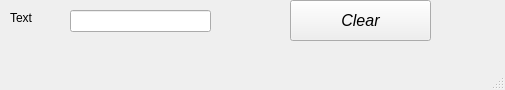
<?xml version="1.0" encoding="UTF-8"?>
<ui version="4.0">
 <class>MainWindow</class>
 <widget class="QMainWindow" name="MainWindow">
  <property name="geometry">
   <rect>
    <x>0</x>
    <y>0</y>
    <width>505</width>
    <height>90</height>
   </rect>
  </property>
  <property name="windowTitle">
   <string>MainWindow</string>
  </property>
  <widget class="QWidget" name="centralwidget">
   <widget class="QPushButton" name="pushButton">
    <property name="geometry">
     <rect>
      <x>290</x>
      <y>0</y>
      <width>141</width>
      <height>41</height>
     </rect>
    </property>
    <property name="font">
     <font>
      <pointsize>12</pointsize>
      <italic>true</italic>
     </font>
    </property>
    <property name="text">
     <string>Clear</string>
    </property>
   </widget>
   <widget class="QLineEdit" name="lineEdit">
    <property name="geometry">
     <rect>
      <x>70</x>
      <y>10</y>
      <width>141</width>
      <height>22</height>
     </rect>
    </property>
   </widget>
   <widget class="QLabel" name="label">
    <property name="geometry">
     <rect>
      <x>10</x>
      <y>10</y>
      <width>61</width>
      <height>16</height>
     </rect>
    </property>
    <property name="text">
     <string>Text</string>
    </property>
   </widget>
  </widget>
  <widget class="QMenuBar" name="menubar">
   <property name="geometry">
    <rect>
     <x>0</x>
     <y>0</y>
     <width>505</width>
     <height>21</height>
    </rect>
   </property>
  </widget>
  <widget class="QStatusBar" name="statusbar"/>
 </widget>
 <resources/>
 <connections/>
</ui>
